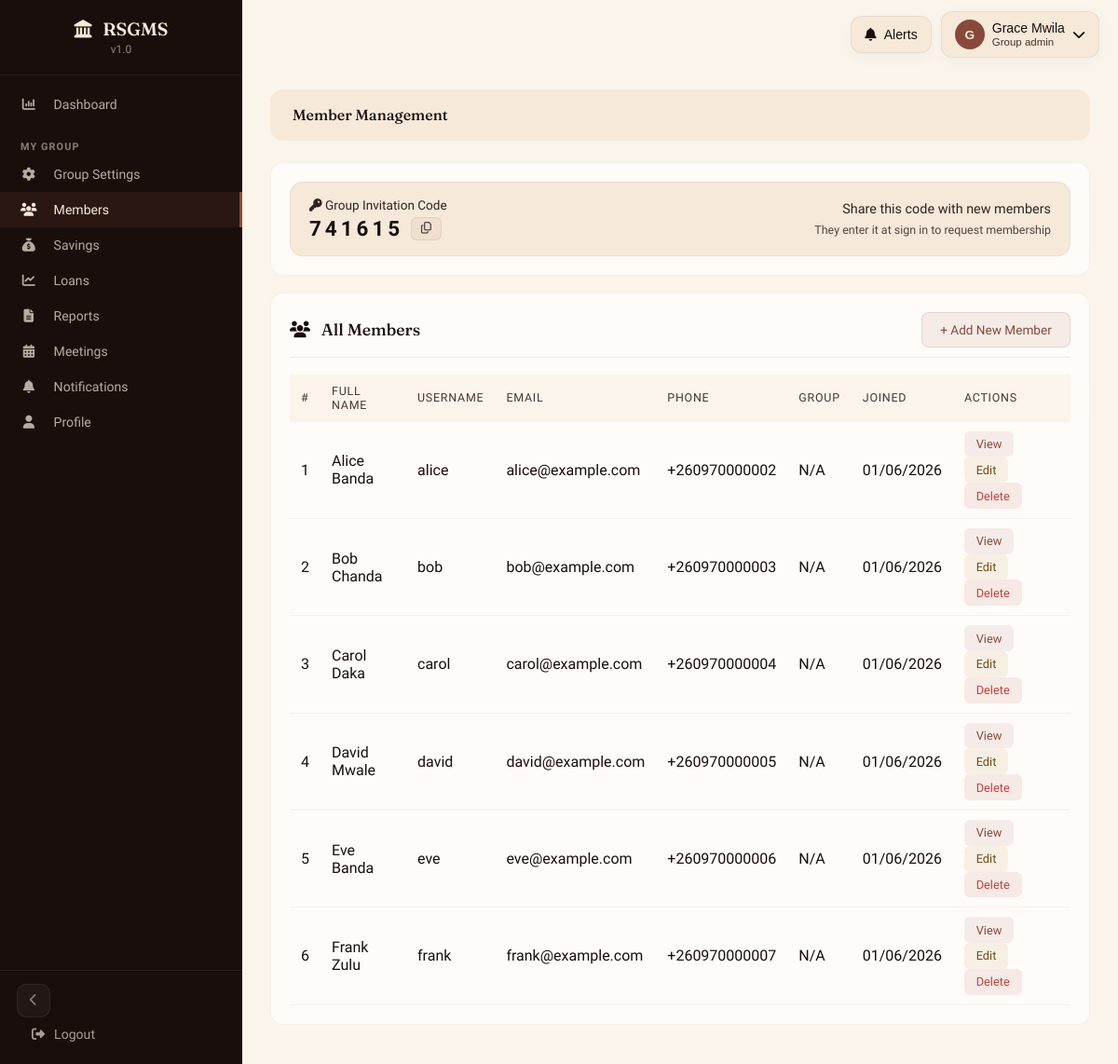
The app's page /members.php (signed in) with its own data.
### tables this page shows
CREATE TABLE IF NOT EXISTS users (
    id INT AUTO_INCREMENT PRIMARY KEY,
    username VARCHAR(50) UNIQUE NOT NULL,
    password VARCHAR(255) NOT NULL,
    full_name VARCHAR(100) NOT NULL,
    email VARCHAR(100),
    phone VARCHAR(20),
    role ENUM('admin', 'group_admin', 'loan_officer', 'member') DEFAULT 'member',
    group_id INT,
    status ENUM('active','pending') DEFAULT 'active',
    last_login DATETIME DEFAULT NULL,
    created_at TIMESTAMP DEFAULT CURRENT_TIMESTAMP,
    INDEX idx_users_status (status)
);

### members.php (the view, shortened to what this page needs)
<?php
require_once 'includes/init.php';
$user = requireRole(['admin', 'group_admin', 'loan_officer']);
$role = $user['role'];
$group_id = $user['group_id'];
if ($role == 'admin') {
    $stmt = $pdo->prepare("SELECT u.*, sg.group_name FROM users u LEFT JOIN savings_groups sg ON u.group_id = sg.id WHERE u.role = 'member' AND (u.status IS NULL OR u.status = 'active') ORDER BY u.created_at DESC");
    $stmt->execute();
} else {
    $stmt = $pdo->prepare("SELECT * FROM users WHERE group_id = ? AND role = 'member' AND (status IS NULL OR status = 'active') ORDER BY created_at DESC");
    $stmt->execute([$group_id]);
}
$members = $stmt->fetchAll();
$invitation_code = '';
if ($role == 'group_admin' && $group_id) {
    $stmt = $pdo->prepare("SELECT invitation_code, group_code FROM savings_groups WHERE id = ?");
    $stmt->execute([$group_id]);
    $row = $stmt->fetch(PDO::FETCH_ASSOC);
    $invitation_code = $row['invitation_code'] ?? '';
    if (empty($invitation_code)) {
        do {
            $code = str_pad(random_int(0, 999999), 6, '0', STR_PAD_LEFT);
            $chk = $pdo->prepare("SELECT COUNT(*) as cnt FROM savings_groups WHERE invitation_code = ?");
            $chk->execute([$code]);
        } while ($chk->fetch()['cnt'] > 0);
        $invitation_code = $code;
    }
} elseif ($role == 'admin' && !empty($groups)) {
}
?>
<!DOCTYPE html>
<html lang="en">
<head>
    <link rel="stylesheet" href="assets/css/icons.css">
    <link rel="stylesheet" href="assets/css/design-system.css">
</head>
<body>
    <?php require_once 'includes/sidebar.php'; ?>
    <?php include 'config/shared_navbar.php'; ?>
    <div class="main-content">
        <div class="top-bar">
            <h2>Member Management</h2>
        </div>
        <?php if ($role == 'group_admin' && $invitation_code): ?>
        <div class="section">
            <div class="invitation-card" role="region" aria-label="Group invitation code">
                <div class="invite-meta">
                    <div style="font-size:0.85rem;opacity:0.9;margin-bottom:4px;"><i class="fa-solid fa-key"></i> Group Invitation Code</div>
                    <div style="display:flex;align-items:center;gap:8px;">
                        <div class="invite-code" id="group-invite-code" style="font-family:var(--font-mono);font-weight:700;font-size:1.4rem;letter-spacing:4px;"><?php echo htmlspecialchars($invitation_code); ?></div>
                        <button class="copy-btn" data-copy="<?php echo htmlspecialchars($invitation_code); ?>" aria-label="Copy invitation code"><i class="fa-regular fa-copy"></i></button>
                    </div>
                </div>
                <div style="text-align:right;">
                    <div style="font-size:0.9rem;opacity:0.9;">Share this code with new members</div>
                    <div style="font-size:0.78rem;opacity:0.75;margin-top:6px;">They enter it at sign in to request membership</div>
                </div>
            </div>
        </div>
        <?php endif; ?>
        <div class="section">
            <div class="section-title">
                <span><i class="fa-solid fa-users section-icon"></i> All Members</span>
                <?php if ($role == 'admin' || $role == 'group_admin'): ?>
                <button class="btn-add" onclick="openModal('addModal')">+ Add New Member</button>
                <?php endif; ?>
            </div>
            <div class="data-table">
                <table>
                    <thead>
                        <tr>
                            <th>#</th>
                            <th>Full Name</th>
                            <th>Username</th>
                            <th>Email</th>
                            <th>Phone</th>
                            <th>Group</th>
                            <th>Joined</th>
                            <th>Actions</th>
                        </tr>
                    </thead>
                    <tbody>
                        <?php if (count($members) > 0): ?>
                            <?php foreach ($members as $index => $member): ?>
                            <tr>
                                <td><?php echo $index + 1; ?></td>
                                <td><?php echo htmlspecialchars($member['full_name']); ?></td>
                                <td><?php echo htmlspecialchars($member['username']); ?></td>
                                <td><?php echo htmlspecialchars($member['email'] ?? '-'); ?></td>
                                <td><?php echo htmlspecialchars($member['phone'] ?? '-'); ?></td>
                                <td><?php echo htmlspecialchars($member['group_name'] ?? 'N/A'); ?></td>
                                <td><?php echo date('d/m/Y', strtotime($member['created_at'])); ?></td>
                                <td>
                                    <button class="btn btn-sm btn-view" onclick="viewMember(<?php echo $member['id']; ?>)">View</button>
                                    <?php if ($role == 'admin' || $role == 'group_admin'): ?>
                                    <button class="btn btn-sm btn-edit" onclick="editMember(<?php echo $member['id']; ?>)">Edit</button>
                                    <form method="POST" style="display: inline;" onsubmit="return confirm('Delete this member permanently?');">
                                        <button type="submit" class="btn btn-sm btn-danger">Delete</button>
                                    </form>
                                    <?php endif; ?>
                                </td>
                            </tr>
                            <?php endforeach; ?>
                        <?php else: ?>
                            <tr>
                                <td colspan="8" style="text-align: center; padding: 30px 12px;"><i class="fa-regular fa-users" style="font-size:1.3rem;margin-right:6px;"></i> No members yet — invite someone to join your group!</td>
                            </tr>
                        <?php endif; ?>
                    </tbody>
                </table>
            </div>
        </div>
    </div>
    <link rel="stylesheet" href="assets/css/toast.css">
</body>
</html>

### config/shared_navbar.php (shortened to what this page needs)
<?php
$sharedNavbarUserId = (int) $_SESSION['user_id'];
$sharedNavbarRole = $_SESSION['role'] ?? 'member';
$sharedNavbarStmt = $pdo->prepare('SELECT id, full_name, username, email, role FROM users WHERE id = ?');
$sharedNavbarStmt->execute([$sharedNavbarUserId]);
$sharedNavbarUser = $sharedNavbarStmt->fetch();
$sharedNavbarDisplayName = $sharedNavbarUser['full_name'] ?: ($sharedNavbarUser['username'] ?? 'User');
$sharedNavbarRoleLabel = ucfirst(str_replace('_', ' ', $sharedNavbarRole));
$sharedNavbarInitial = strtoupper(substr($sharedNavbarDisplayName, 0, 1));
?>
<div class="shared-navbar" data-shared-navbar>
    <div class="shared-navbar-shell">
        <div class="shared-navbar-wrap">
            <button type="button" class="shared-navbar-button shared-navbar-bell" data-navbar-toggle="notifications" aria-haspopup="true" aria-expanded="false" aria-controls="sharedNotificationsMenu">
                <i class="fa-solid fa-bell"></i>
                <span>Alerts</span>
            </button>
        </div>
        <div class="shared-navbar-wrap">
            <button type="button" class="shared-navbar-button shared-navbar-profile" data-navbar-toggle="profile" aria-haspopup="true" aria-expanded="false" aria-controls="sharedProfileMenu">
                <span class="shared-navbar-avatar"><?php echo htmlspecialchars($sharedNavbarInitial); ?></span>
                <span class="shared-navbar-copy">
                    <span class="shared-navbar-label"><?php echo htmlspecialchars($sharedNavbarDisplayName); ?></span>
                    <span class="shared-navbar-subtext"><?php echo htmlspecialchars($sharedNavbarRoleLabel); ?></span>
                </span>
                <i class="fa-solid fa-chevron-down" style="margin-left:auto;"></i>
            </button>
        </div>
    </div>
</div>
<div class="shared-navbar-spacer" aria-hidden="true"></div>

### assets/css/design-system.css (style rules this page uses)
:root { --clay:oklch(0.48 0.09 35); --clay-dark:oklch(0.35 0.07 33); --clay-light:oklch(0.62 0.10 38); --cream:oklch(0.94 0.025 70); --cream-light:oklch(0.97 0.015 75); --ink:oklch(0.18 0.02 30); --ink-soft:oklch(0.35 0.025 35); --gold:oklch(0.70 0.10 75); --gold-light:oklch(0.80 0.08 80); --moss:oklch(0.40 0.06 140); --sand:oklch(0.85 0.03 70); --white-soft:oklch(0.99 0.005 75); --danger:oklch(0.55 0.15 25); --danger-hover:oklch(0.45 0.15 25); --success:oklch(0.50 0.12 150); --success-hover:oklch(0.42 0.12 150); --radius-sm:8px; --radius-md:14px; --radius-lg:18px; --radius-full:999px; --shadow-card:0 4px 16px oklch(0 0 0 / .04); --shadow-card-hover:0 8px 24px oklch(0 0 0 / .07); --shadow-section:0 1px 0 oklch(0 0 0 / .06); --shadow-topbar:0 1px 0 oklch(0 0 0 / .04); --sidebar-width:260px; --sidebar-collapsed:64px; --section-padding:20px; --card-padding:18px; --grid-gap:18px; --transition-card:transform .22s cubic-bezier(.22,1,.36,1),box-shadow .22s; }
* { margin:0;padding:0;box-sizing:border-box }
body { font-family:'Sora',sans-serif; font-weight:300; background:var(--cream-light); color:var(--ink); -webkit-font-smoothing:antialiased; }
h1,h2,h3,h4,.h { font-family:'Fraunces',serif; font-weight:600; font-variation-settings:'SOFT' 85; line-height:1.15; }
.main-content { margin-left:var(--sidebar-width); padding:clamp(1rem,2vw,1.5rem) clamp(1rem,2.5vw,2rem); min-height:100vh; transition:margin-left .3s ease; }
.top-bar { background:var(--cream);border-radius:var(--radius-md); padding:clamp(1rem,1.5vw,1.5rem) clamp(1.25rem,2vw,1.75rem); margin-bottom:clamp(1.25rem,2vw,1.75rem); display:flex;align-items:center;justify-content:space-between;gap:16px; box-shadow:var(--shadow-topbar); }
.top-bar h2 { color:var(--ink);font-size:clamp(1rem,1.3vw,1.25rem); font-weight:500;font-variation-settings:'SOFT' 80; }
.section { background:var(--white-soft); border:1px solid oklch(from var(--clay) l c h / .06); border-radius:var(--radius-md); padding:var(--section-padding); margin-bottom:clamp(1rem,1.5vw,1.5rem); }
.section-title { font-family:'Fraunces',serif; font-size:1.1rem;font-weight:500;color:var(--ink); margin-bottom:18px;padding-bottom:10px; border-bottom:1px solid oklch(from var(--clay) l c h / .08); display:flex;justify-content:space-between;align-items:center; font-variation-settings:'SOFT' 80; }
.data-table { overflow-x:auto }
table { width:100%;border-collapse:collapse }
th,td { padding:10px 12px;text-align:left;border-bottom:1px solid oklch(from var(--clay) l c h / .06) }
th { font-family:'Sora',sans-serif;font-weight:500;font-size:0.78rem; text-transform:uppercase;letter-spacing:.06em; color:var(--ink-soft);background:var(--cream-light); }
.btn { display:inline-flex;align-items:center;gap:0.5rem; padding:0.65rem 1.4rem;border-radius:var(--radius-sm); font-family:'Sora',sans-serif;font-size:0.88rem;font-weight:500; text-decoration:none;border:none;cursor:pointer; transition:background .25s,transform .2s,box-shadow .25s; }
.btn-sm { padding:0.4rem 0.8rem;font-size:0.8rem;border-radius:6px }
.btn-add { display:inline-flex;align-items:center;gap:0.5rem; padding:0.6rem 1.2rem;border-radius:var(--radius-sm); background:oklch(from var(--clay) l c h / .08);color:var(--clay); border:1px solid oklch(from var(--clay) l c h / .15); font-family:'Sora',sans-serif;font-size:0.85rem;font-weight:500; cursor:pointer;text-decoration:none; transition:background .2s; }
.btn-view { background:oklch(from var(--clay) l c h / .08);color:var(--clay) }
.btn-edit { background:oklch(from var(--gold) l c h / .12);color:oklch(0.45 0.08 70) }
.btn-danger { background:oklch(from var(--danger) l c h / .1);color:var(--danger) }
.invitation-card { display:flex;align-items:center;justify-content:space-between;gap:12px; padding:16px 20px;border-radius:var(--radius-md); background:var(--cream);border:1px solid oklch(from var(--clay) l c h / .08); }
.invite-code { font-family:'Sora',sans-serif;font-weight:600; letter-spacing:4px;font-size:1.3rem;color:var(--ink); }
.copy-btn { display:inline-flex;align-items:center;gap:6px; padding:5px 10px;border-radius:6px; background:oklch(from var(--clay) l c h / .06);color:var(--ink-soft); border:1px solid oklch(from var(--clay) l c h / .1); cursor:pointer;font-size:0.78rem;font-weight:500;font-family:'Sora',sans-serif; transition:background .15s,transform .12s; }

### records on screen
users: full_name "G", full_name "Grace Mwila"
users: full_name "Alice Banda", username "alice", email "alice@example.com", phone "+260970000002", group_name "N/A", created_at "01/06/2026"
users: full_name "Bob Chanda", username "bob", email "bob@example.com", phone "+260970000003", group_name "N/A", created_at "01/06/2026"
users: full_name "Carol Daka", username "carol", email "carol@example.com", phone "+260970000004", group_name "N/A", created_at "01/06/2026"
users: full_name "David Mwale", username "david", email "david@example.com", phone "+260970000005", group_name "N/A", created_at "01/06/2026"
users: full_name "Eve Banda", username "eve", email "eve@example.com", phone "+260970000006", group_name "N/A", created_at "01/06/2026"
users: full_name "Frank Zulu", username "frank", email "frank@example.com", phone "+260970000007", group_name "N/A", created_at "01/06/2026"

### other values on screen
$sharedNavbarRoleLabel "Group admin"
$invitation_code "741615"
